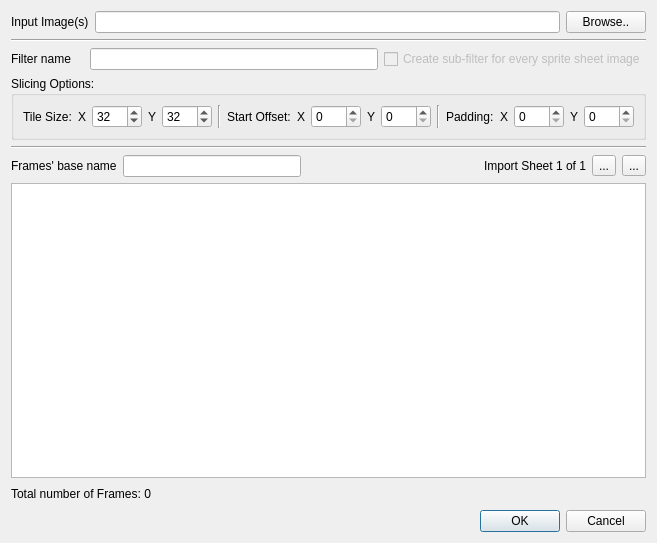
<?xml version="1.0" encoding="UTF-8"?>
<ui version="4.0">
 <class>DlgSliceSpriteSheet</class>
 <widget class="QDialog" name="DlgSliceSpriteSheet">
  <property name="geometry">
   <rect>
    <x>0</x>
    <y>0</y>
    <width>645</width>
    <height>543</height>
   </rect>
  </property>
  <property name="windowTitle">
   <string>Import Sprite Sheet(s)</string>
  </property>
  <property name="windowIcon">
   <iconset resource="../../../data/HyEditor.qrc">
    <normaloff>:/icons16x16/slice-sprite-sheet.png</normaloff>:/icons16x16/slice-sprite-sheet.png</iconset>
  </property>
  <property name="modal">
   <bool>true</bool>
  </property>
  <layout class="QVBoxLayout" name="verticalLayout">
   <item>
    <layout class="QHBoxLayout" name="horizontalLayout">
     <item>
      <widget class="QLabel" name="lblInput">
       <property name="text">
        <string>Input Image(s)</string>
       </property>
      </widget>
     </item>
     <item>
      <widget class="QLineEdit" name="txtImportPaths">
       <property name="readOnly">
        <bool>true</bool>
       </property>
      </widget>
     </item>
     <item>
      <widget class="QPushButton" name="btnImageBrowse">
       <property name="text">
        <string>Browse..</string>
       </property>
      </widget>
     </item>
    </layout>
   </item>
   <item>
    <widget class="Line" name="line_5">
     <property name="orientation">
      <enum>Qt::Orientation::Horizontal</enum>
     </property>
    </widget>
   </item>
   <item>
    <layout class="QHBoxLayout" name="horizontalLayout_6">
     <item>
      <widget class="QLabel" name="label_11">
       <property name="text">
        <string>Filter name</string>
       </property>
      </widget>
     </item>
     <item>
      <widget class="QLabel" name="label_12">
       <property name="text">
        <string/>
       </property>
       <property name="pixmap">
        <pixmap resource="../../../data/HyEditor.qrc">:/icons16x16/items/Filter.png</pixmap>
       </property>
      </widget>
     </item>
     <item>
      <widget class="QLineEdit" name="txtMainFilter"/>
     </item>
     <item>
      <widget class="QCheckBox" name="chkCreateSubFilters">
       <property name="enabled">
        <bool>false</bool>
       </property>
       <property name="text">
        <string>Create sub-filter for every sprite sheet image</string>
       </property>
       <property name="icon">
        <iconset resource="../../../data/HyEditor.qrc">
         <normaloff>:/icons16x16/items/Filter-New.png</normaloff>:/icons16x16/items/Filter-New.png</iconset>
       </property>
       <property name="checked">
        <bool>false</bool>
       </property>
      </widget>
     </item>
    </layout>
   </item>
   <item>
    <widget class="QGroupBox" name="grpSlicingOptions">
     <property name="sizePolicy">
      <sizepolicy hsizetype="Preferred" vsizetype="Minimum">
       <horstretch>0</horstretch>
       <verstretch>0</verstretch>
      </sizepolicy>
     </property>
     <property name="title">
      <string>Slicing Options:</string>
     </property>
     <layout class="QHBoxLayout" name="horizontalLayout_2">
      <item>
       <widget class="QLabel" name="label_2">
        <property name="toolTip">
         <string>The size of each tile within the tile sheet. The TileSet will use the largest tiles' size for all tiles</string>
        </property>
        <property name="text">
         <string>Tile Size:</string>
        </property>
       </widget>
      </item>
      <item>
       <widget class="QLabel" name="label_3">
        <property name="text">
         <string>X</string>
        </property>
       </widget>
      </item>
      <item>
       <widget class="QSpinBox" name="sbTileSizeX">
        <property name="minimumSize">
         <size>
          <width>50</width>
          <height>0</height>
         </size>
        </property>
        <property name="toolTip">
         <string>Width of the tiles in pixels</string>
        </property>
        <property name="maximum">
         <number>9999999</number>
        </property>
        <property name="value">
         <number>32</number>
        </property>
       </widget>
      </item>
      <item>
       <widget class="QLabel" name="label_4">
        <property name="text">
         <string>Y</string>
        </property>
       </widget>
      </item>
      <item>
       <widget class="QSpinBox" name="sbTileSizeY">
        <property name="sizePolicy">
         <sizepolicy hsizetype="Fixed" vsizetype="Fixed">
          <horstretch>0</horstretch>
          <verstretch>0</verstretch>
         </sizepolicy>
        </property>
        <property name="minimumSize">
         <size>
          <width>50</width>
          <height>0</height>
         </size>
        </property>
        <property name="toolTip">
         <string>Height of the tiles in pixels</string>
        </property>
        <property name="maximum">
         <number>9999999</number>
        </property>
        <property name="value">
         <number>32</number>
        </property>
       </widget>
      </item>
      <item>
       <widget class="Line" name="line">
        <property name="orientation">
         <enum>Qt::Orientation::Vertical</enum>
        </property>
       </widget>
      </item>
      <item>
       <widget class="QLabel" name="label_5">
        <property name="toolTip">
         <string>The margins on the tile sheet's top left edges where the tiles begin</string>
        </property>
        <property name="text">
         <string>Start Offset:</string>
        </property>
       </widget>
      </item>
      <item>
       <widget class="QLabel" name="label_6">
        <property name="text">
         <string>X</string>
        </property>
       </widget>
      </item>
      <item>
       <widget class="QSpinBox" name="sbOffsetX">
        <property name="minimumSize">
         <size>
          <width>50</width>
          <height>0</height>
         </size>
        </property>
        <property name="toolTip">
         <string>Width of the tiles in pixels</string>
        </property>
        <property name="maximum">
         <number>9999999</number>
        </property>
       </widget>
      </item>
      <item>
       <widget class="QLabel" name="label_7">
        <property name="text">
         <string>Y</string>
        </property>
       </widget>
      </item>
      <item>
       <widget class="QSpinBox" name="sbOffsetY">
        <property name="sizePolicy">
         <sizepolicy hsizetype="Fixed" vsizetype="Fixed">
          <horstretch>0</horstretch>
          <verstretch>0</verstretch>
         </sizepolicy>
        </property>
        <property name="minimumSize">
         <size>
          <width>50</width>
          <height>0</height>
         </size>
        </property>
        <property name="toolTip">
         <string>Height of the tiles in pixels</string>
        </property>
        <property name="maximum">
         <number>9999999</number>
        </property>
       </widget>
      </item>
      <item>
       <widget class="Line" name="line_2">
        <property name="orientation">
         <enum>Qt::Orientation::Vertical</enum>
        </property>
       </widget>
      </item>
      <item>
       <widget class="QLabel" name="label_8">
        <property name="toolTip">
         <string>The separation between each tile on the sheet in pixels</string>
        </property>
        <property name="text">
         <string>Padding:</string>
        </property>
       </widget>
      </item>
      <item>
       <widget class="QLabel" name="label_10">
        <property name="text">
         <string>X</string>
        </property>
       </widget>
      </item>
      <item>
       <widget class="QSpinBox" name="sbPaddingX">
        <property name="minimumSize">
         <size>
          <width>50</width>
          <height>0</height>
         </size>
        </property>
        <property name="toolTip">
         <string>Width of the tiles in pixels</string>
        </property>
        <property name="maximum">
         <number>9999999</number>
        </property>
       </widget>
      </item>
      <item>
       <widget class="QLabel" name="label_9">
        <property name="text">
         <string>Y</string>
        </property>
       </widget>
      </item>
      <item>
       <widget class="QSpinBox" name="sbPaddingY">
        <property name="sizePolicy">
         <sizepolicy hsizetype="Fixed" vsizetype="Fixed">
          <horstretch>0</horstretch>
          <verstretch>0</verstretch>
         </sizepolicy>
        </property>
        <property name="minimumSize">
         <size>
          <width>50</width>
          <height>0</height>
         </size>
        </property>
        <property name="toolTip">
         <string>Height of the tiles in pixels</string>
        </property>
        <property name="maximum">
         <number>9999999</number>
        </property>
       </widget>
      </item>
      <item>
       <spacer name="horizontalSpacer">
        <property name="orientation">
         <enum>Qt::Orientation::Horizontal</enum>
        </property>
        <property name="sizeHint" stdset="0">
         <size>
          <width>40</width>
          <height>20</height>
         </size>
        </property>
       </spacer>
      </item>
     </layout>
    </widget>
   </item>
   <item>
    <widget class="Line" name="line_4">
     <property name="orientation">
      <enum>Qt::Orientation::Horizontal</enum>
     </property>
    </widget>
   </item>
   <item>
    <layout class="QHBoxLayout" name="horizontalLayout_4">
     <item>
      <widget class="QLabel" name="label">
       <property name="text">
        <string>Frames' base name</string>
       </property>
      </widget>
     </item>
     <item>
      <widget class="QLineEdit" name="txtAssetsBaseName"/>
     </item>
     <item>
      <spacer name="horizontalSpacer_2">
       <property name="orientation">
        <enum>Qt::Orientation::Horizontal</enum>
       </property>
       <property name="sizeHint" stdset="0">
        <size>
         <width>40</width>
         <height>20</height>
        </size>
       </property>
      </spacer>
     </item>
     <item>
      <widget class="QLabel" name="lblPreview">
       <property name="text">
        <string>Import Sheet 1 of 1</string>
       </property>
       <property name="alignment">
        <set>Qt::AlignmentFlag::AlignRight|Qt::AlignmentFlag::AlignTrailing|Qt::AlignmentFlag::AlignVCenter</set>
       </property>
      </widget>
     </item>
     <item>
      <widget class="QToolButton" name="btnPreviewBack">
       <property name="text">
        <string>...</string>
       </property>
      </widget>
     </item>
     <item>
      <widget class="QToolButton" name="btnPreviewNext">
       <property name="text">
        <string>...</string>
       </property>
      </widget>
     </item>
    </layout>
   </item>
   <item>
    <widget class="CommonGfxView" name="graphicsView"/>
   </item>
   <item>
    <layout class="QHBoxLayout" name="horizontalLayout_3">
     <item>
      <widget class="QLabel" name="lblNumFrames">
       <property name="text">
        <string>Total number of Frames: 0</string>
       </property>
      </widget>
     </item>
     <item>
      <spacer name="horizontalSpacer_3">
       <property name="orientation">
        <enum>Qt::Orientation::Horizontal</enum>
       </property>
       <property name="sizeHint" stdset="0">
        <size>
         <width>40</width>
         <height>20</height>
        </size>
       </property>
      </spacer>
     </item>
    </layout>
   </item>
   <item>
    <layout class="QHBoxLayout" name="horizontalLayout_5">
     <item>
      <widget class="QLabel" name="lblError">
       <property name="sizePolicy">
        <sizepolicy hsizetype="Preferred" vsizetype="Minimum">
         <horstretch>0</horstretch>
         <verstretch>0</verstretch>
        </sizepolicy>
       </property>
       <property name="text">
        <string/>
       </property>
       <property name="textFormat">
        <enum>Qt::TextFormat::AutoText</enum>
       </property>
       <property name="alignment">
        <set>Qt::AlignmentFlag::AlignRight|Qt::AlignmentFlag::AlignTrailing|Qt::AlignmentFlag::AlignVCenter</set>
       </property>
      </widget>
     </item>
     <item>
      <widget class="QDialogButtonBox" name="buttonBox">
       <property name="orientation">
        <enum>Qt::Orientation::Horizontal</enum>
       </property>
       <property name="standardButtons">
        <set>QDialogButtonBox::StandardButton::Cancel|QDialogButtonBox::StandardButton::Ok</set>
       </property>
      </widget>
     </item>
    </layout>
   </item>
  </layout>
  <action name="actionPreviewBack">
   <property name="icon">
    <iconset resource="../../../data/HyEditor.qrc">
     <normaloff>:/icons16x16/generic-left.png</normaloff>:/icons16x16/generic-left.png</iconset>
   </property>
   <property name="text">
    <string>Preview Back</string>
   </property>
   <property name="toolTip">
    <string>Preview previous image to be imported</string>
   </property>
   <property name="menuRole">
    <enum>QAction::MenuRole::NoRole</enum>
   </property>
  </action>
  <action name="actionPreviewNext">
   <property name="icon">
    <iconset resource="../../../data/HyEditor.qrc">
     <normaloff>:/icons16x16/generic-right.png</normaloff>:/icons16x16/generic-right.png</iconset>
   </property>
   <property name="text">
    <string>Preview Next</string>
   </property>
   <property name="toolTip">
    <string>Preview next image to be imported</string>
   </property>
   <property name="menuRole">
    <enum>QAction::MenuRole::NoRole</enum>
   </property>
  </action>
 </widget>
 <customwidgets>
  <customwidget>
   <class>CommonGfxView</class>
   <extends>QGraphicsView</extends>
   <header>CommonGfxView.h</header>
  </customwidget>
 </customwidgets>
 <resources>
  <include location="../../../data/HyEditor.qrc"/>
 </resources>
 <connections>
  <connection>
   <sender>buttonBox</sender>
   <signal>rejected()</signal>
   <receiver>DlgSliceSpriteSheet</receiver>
   <slot>reject()</slot>
   <hints>
    <hint type="sourcelabel">
     <x>316</x>
     <y>260</y>
    </hint>
    <hint type="destinationlabel">
     <x>286</x>
     <y>274</y>
    </hint>
   </hints>
  </connection>
 </connections>
</ui>
